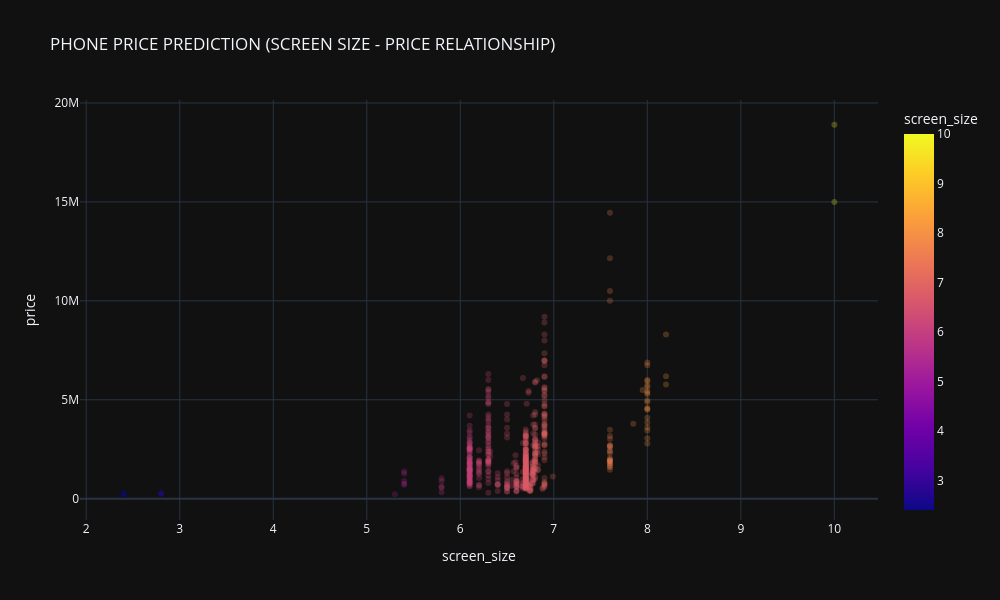

The cell this chart's notebook holds for it:
### Markdown cell above
visualization to assess the relationship of screen size with the target variable Price

### Code cell
# scatter plot of screen_size and price
fig = px.scatter(phone_df, x='screen_size', y='price', opacity = 0.25, template = 'plotly_dark', 
                color='screen_size', hover_data=['screen_size', 'price'],title = 'PHONE PRICE PREDICTION (SCREEN SIZE - PRICE RELATIONSHIP)')
fig.update_layout(width=1000, height=600)
fig.show()

### Figure 1 — Plotly figure (JSON) as saved in the notebook; plotly's stock layout.template omitted (floating-point values rounded to 4 significant figures; data arrays with more than 128 entries replaced by an {"elided": "..."} marker saying what was removed)
{"data": [{"hovertemplate": "screen_size=%{marker.color}<br>price=%{y}<extra></extra>", "legendgroup": "", "marker": {"color": {"elided": "581 float values"}, "coloraxis": "coloraxis", "opacity": 0.25, "symbol": "circle"}, "mode": "markers", "name": "", "orientation": "v", "showlegend": false, "type": "scatter", "x": {"elided": "581 float values"}, "xaxis": "x", "y": {"elided": "581 int values"}, "yaxis": "y"}], "layout": {"coloraxis": {"colorbar": {"title": {"text": "screen_size"}}, "colorscale": [[0, "#0d0887"], [0.1111, "#46039f"], [0.2222, "#7201a8"], [0.3333, "#9c179e"], [0.4444, "#bd3786"], [0.5556, "#d8576b"], [0.6667, "#ed7953"], [0.7778, "#fb9f3a"], [0.8889, "#fdca26"], [1, "#f0f921"]]}, "height": 600, "legend": {"tracegroupgap": 0}, "title": {"text": "PHONE PRICE PREDICTION (SCREEN SIZE - PRICE RELATIONSHIP)"}, "width": 1000, "xaxis": {"anchor": "y", "domain": [0, 1], "title": {"text": "screen_size"}}, "yaxis": {"anchor": "x", "domain": [0, 1], "title": {"text": "price"}}}}
